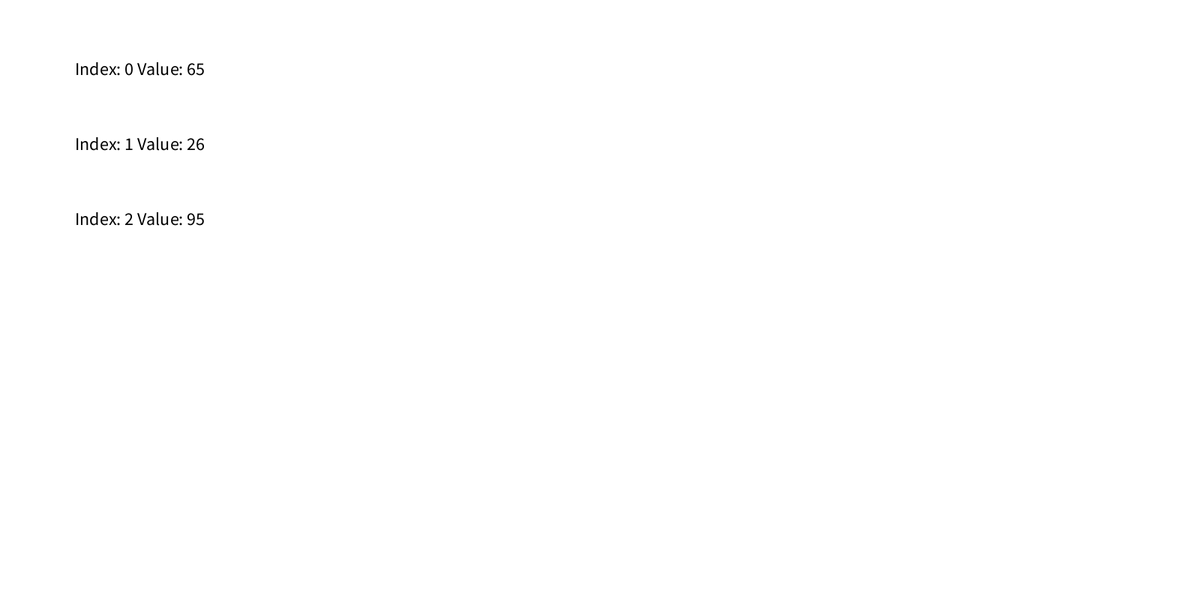
Frame 1 (no input)
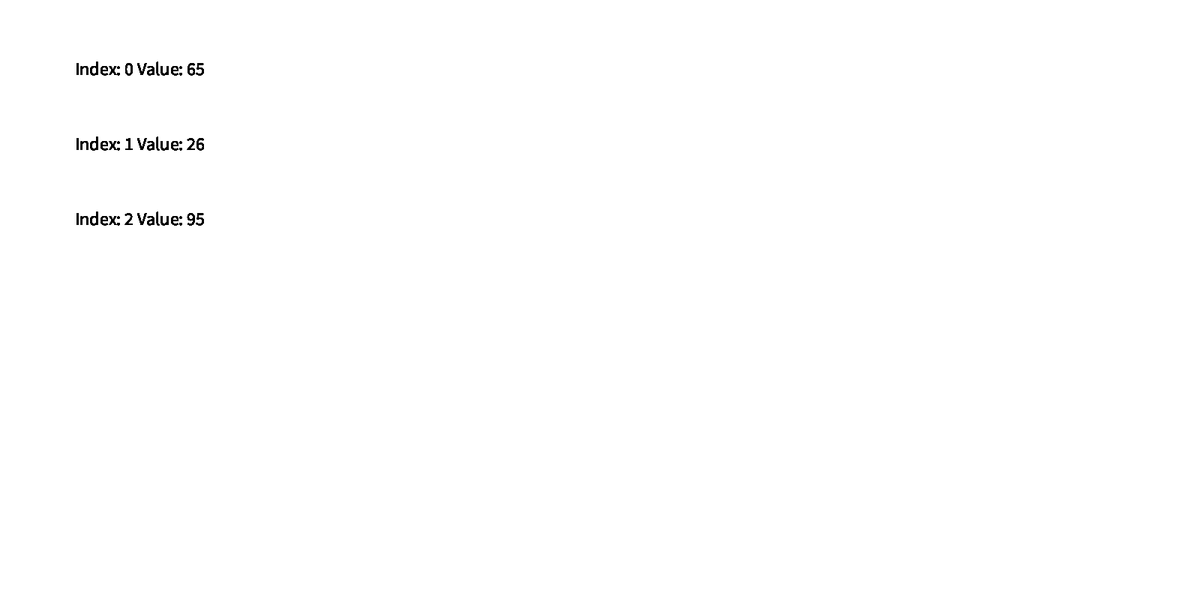
Frame 60 (the mouse pressed at the canvas centre just before this capture)
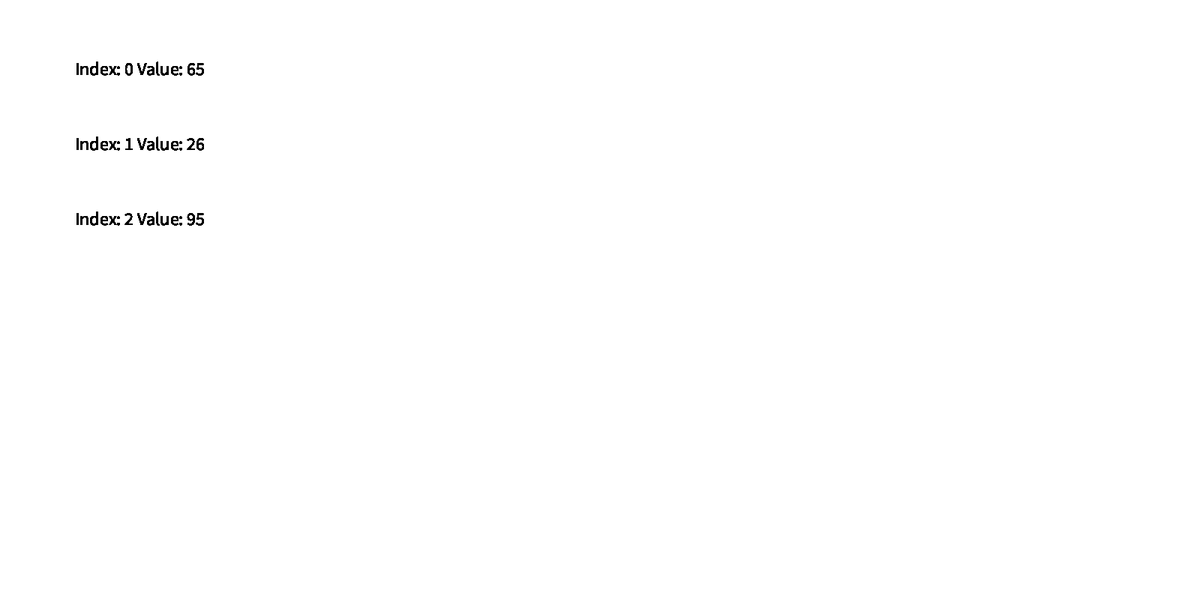
Frame 120 (the mouse held since frame 60 and released just before this capture)

The Processing sketch that drew these frames (run headless with seeded random() and noise(); from frame 60 on, the mouse is pressed at the canvas centre):

// Processing sketch: arrays_1
// ── arrays_1.pde
int[] array = new int[3];

void setup(){
    size(1600, 800);
    background(255);
    for(int i = 0; i < array.length; i++){
        array[i] = (int)random(1, 100);
    }
}

void draw(){
    for(int i = 0; i < array.length; i++){
        fill(0);
        textSize(24);
        text("Index: " + i + " Value: " + array[i], 100, 100 + i * 100);    
    }
}
